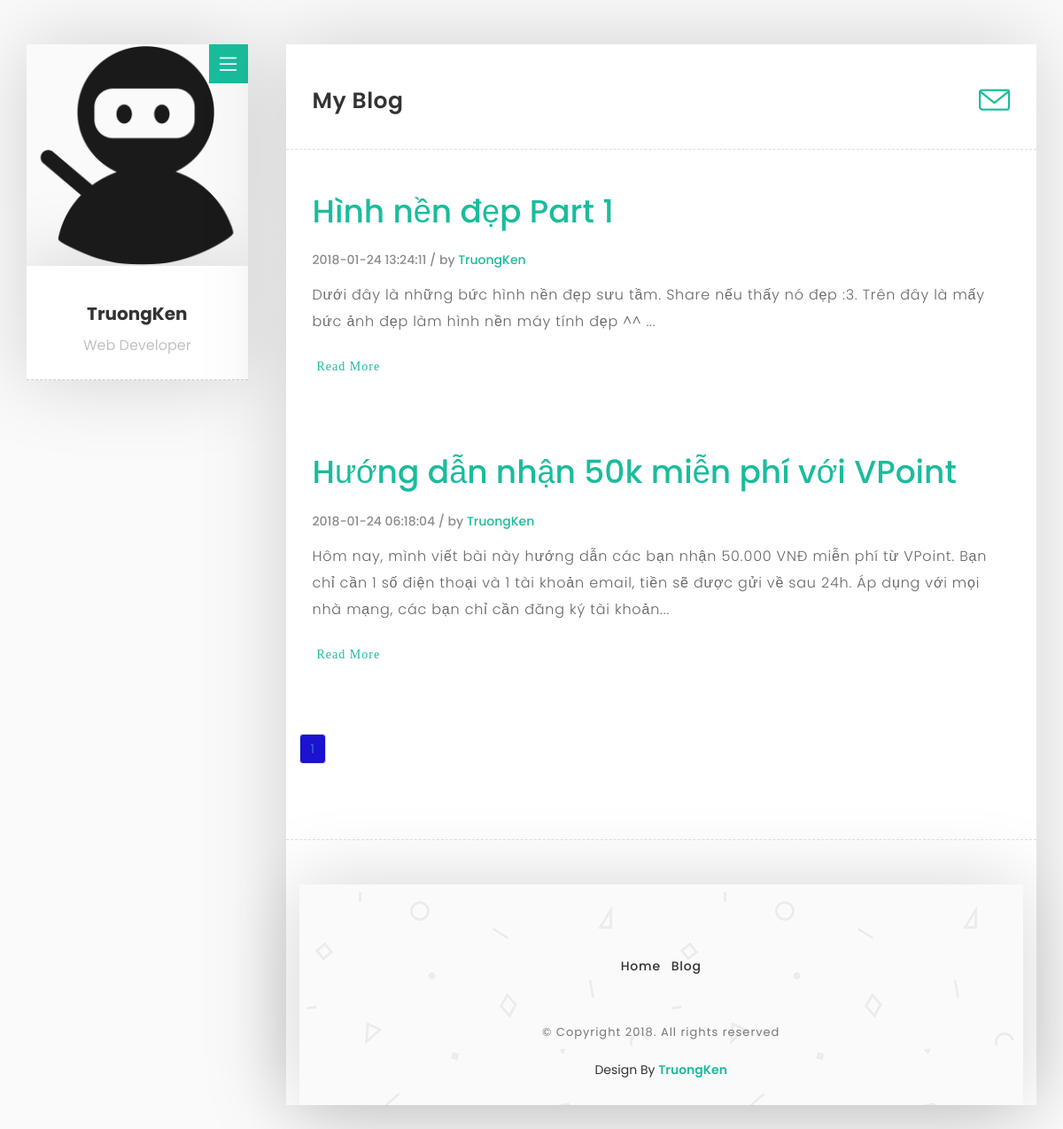
The page /author.php?author_id=1&author_name=TruongKen on the database its author committed.
### tables this page shows
CREATE TABLE IF NOT EXISTS `pages` (
  `page_id` int(11) NOT NULL AUTO_INCREMENT,
  `user_id` int(11) NOT NULL,
  `cat_id` int(11) NOT NULL,
  `page_name` varchar(200) NOT NULL,
  `content` text NOT NULL,
  `position` tinyint(4) NOT NULL,
  `post_on` datetime NOT NULL,
  PRIMARY KEY (`page_id`),
  KEY `user_id` (`user_id`),
  KEY `cat_id` (`cat_id`),
  KEY `post_on` (`post_on`),
  KEY `position` (`position`)
);

CREATE TABLE IF NOT EXISTS `categories` (
  `cat_id` int(11) NOT NULL AUTO_INCREMENT,
  `user_id` int(11) NOT NULL,
  `cat_name` varchar(100) NOT NULL,
  `position` tinyint(4) NOT NULL,
  PRIMARY KEY (`cat_id`)
);

### inc/func.php (called while the page is built, shortened)
<?php
	function the_excerpt($text){
		$xuly = strip_tags($text);
		if(strlen($xuly)<=400){
			return $xuly;
		}else{
			$cutStr = substr($xuly,0,400);
			$word = substr($cutStr,0,strrpos($cutStr," "));
			return $word;
		}
	}
	function getPageByAuther($auther_id,$start,$limit){
		global $dbc;
		$q = "SELECT page_id,page_name, content,post_on,CONCAT(first_name,last_name) AS user_name FROM pages INNER JOIN users ON pages.user_id = users.user_id WHERE users.user_id=$auther_id ORDER BY pages.page_id DESC LIMIT $start,$limit";
        $r = mysqli_query($dbc,$q);
        return $r;
	}
	function getStartAndLimit(){
		global $dbc;
         $limit = 4;
         if(isset($_GET['page']) && filter_var($_GET['page'],FILTER_VALIDATE_INT,array('min_range' => 1))){
            $page = $_GET['page'];
         }else{
            $page = 1;
         }
         $q = "SELECT COUNT(page_id) FROM pages";
         $r = mysqli_query($dbc,$q);
         list($record) = mysqli_fetch_array($r,MYSQLI_NUM);
         if($record>$limit){
            $total_page = ceil($record/$limit);
         }else{
            $total_page = 1;
         }
         $start = ($page-1)*$limit;
         return $sr = array ('start' 		=> $start,
         					 'limit' 		=> $limit,
         					 'page' 		=> $page,
         					 'total_page'	=> $total_page
         					);
	}
 ?>

### author.php (the view, shortened to what this page needs)
<?php require_once 'inc/connect.php'; ?>
<?php require_once 'inc/func.php'; ?>
<?php
    if(isset($_GET['author_id'],$_GET['author_name']) && filter_var($_GET['author_id'],FILTER_VALIDATE_INT,array('min_range'=>1)))
    {
        $author_id  = $_GET['author_id'];
        $author_name = $_GET['author_name'];
    }else{
        chuyenhuong("../");
    }
 ?>
<?php include 'inc/header.php'; ?>
<?php include 'inc/nav.php'; ?>
                <div class="col-md-9 col-lg-9">
                    <div class="col-md-12 page-body">
                        <div class="row">
                            <div class="sub-title">
                                <h2>My Blog</h2>
                                <a href="http://fb.com/truongvp97"><i class="icon-envelope"></i></a>
                            </div>
                            <div class="col-md-12 content-page">
                                <?php
                                    $sr = getStartAndLimit();
                                    $get = getPageByAuther($_GET['author_id'],$sr['start'],$sr['limit']);
                                    if(mysqli_affected_rows($dbc) >0){
                                        while ($data = mysqli_fetch_array($get)) {
                                        echo "<div class='col-md-12 blog-post'>
                                                    <div class='{$data['page_name']}'>
                                                        <a href='single.php?pid={$data['page_id']}&pname={$data['page_name']}'><h1>{$data['page_name']}</h1></a>
                                                    </div>
                                                    <div class='post-info'>
                                                        <span>{$data['post_on']} / by <a href='#' target='_blank'>{$data['user_name']}</a></span>
                                                    </div>
                                                    <p>".the_excerpt($data['content'])."..."."</p>
                                                    <a href='single.php?pid={$data['page_id']}&pname={$data['page_name']}' class='button button-style button-anim fa fa-long-arrow-right'><span>Read More</span></a>
                                            </div>";
                                        }
                                        echo "<ul class='pagination modal-2'>";
                                            for($i=1;$i<=$sr['total_page'];$i++){
                                                if($i == $sr['page']){
                                                    echo "<li><span>".$i."</span></li>";
                                                }else{
                                                    echo "<li><a href='author.php?author_id=$author_id&author_name=$author_name&page=".$i."'>$i</a></li>";
                                                }
                                            }
                                            echo "</ul>";
                                    }else{
                                        echo "<h3>Không có bài viết nào.</h3>";
                                    }
                                 ?>
                            </div>
                        </div>
<?php include 'inc/footer.php'; ?>

### inc/footer.php (shortened to what this page needs)
                    <div class="col-md-12 page-body margin-top-50 footer">
                        <footer>
                            <ul class="menu-link">
                                <ul class="menu-link">
                                    <li><a href="index.php">Home</a></li>
                                    <?php
                                        $q = "SELECT cat_name,cat_id FROM categories";
                                        $r = mysqli_query($dbc,$q);
                                        while($catn = mysqli_fetch_array($r)){
                                            echo "<li><a href='category.php?cid={$catn['cat_id']}&cname={$catn['cat_name']}'>".$catn['cat_name']."</a></li>";
                                        }
                                     ?>
                                </ul>
                            </ul>
                            <p>© Copyright 2018. All rights reserved</p>
                            <div class="uipasta-credit">Design By <a href="http://fb.com/truongvp97" target="_blank">TruongKen</a></div>
                        </footer>
                    </div>
                </div>
            </div>
        </div>
    </div>
</body>
</html>

### css/style.css (style rules this page uses)
body { font-family: "Poppins", sans-serif; background: #fafafa !important; }
html { position: relative; min-height: 100%; }
a { text-decoration: none !important; color: #1abc9c; }
p { font-size: 14px; font-family: "Poppins", sans-serif; }
.page-body { background: #ffffff; box-shadow: -2px -1px 88px 0px rgba(0,0,0,0.17); }
.sub-title { padding: 30px; }
.sub-title h2 { display: inline-block; font-size: 25px; letter-spacing: 0.5px; font-weight: 600; }
.sub-title i { float: right; font-size: 35px; margin-top: 15px; }
.content-page { padding-top: 30px; padding-bottom: 60px; border-top: 1px dashed #dedede; border-bottom: 1px dashed #dedede; }
.button { border: none; font-family: inherit; font-size: 16px; color: inherit; background: none; cursor: pointer; padding: 10px 60px; padding-left: 0px; display: inline-block; margin: 8px 30px; margin-left: 5px; letter-spacing: 1px; font-weight: 600; outline: none; position: relative; -webkit-transition: all 0.3s; -moz-transition: all 0.3s; transition: all 0.3s; }
.button:after { content: ''; position: absolute; z-index: -1; -webkit-transition: all 0.3s; -moz-transition: all 0.3s; transition: all 0.3s; }
.button:before { font-family: 'FontAwesome'; speak: none; font-style: normal; font-weight: normal; font-variant: normal; text-transform: none; line-height: 1; position: relative; -webkit-font-smoothing: antialiased; }
.button-style { color: #1abc9c; overflow: hidden; }
.button-style:before { position: absolute; font-size: 27px; line-height: 38px; color: #1abc9c; -webkit-transition: all 0.3s; -moz-transition: all 0.3s; transition: all 0.3s; }
.button-anim:before { left: 60%; opacity: 0; top: 0; }
.menu-link { list-style: none; padding: 25px; margin: 0; text-align: center; }
.menu-link:before, .menu-link:after { content: " "; display: table; }
.menu-link:after { clear: both; }
.menu-link li { display: inline-block; margin: 2px 4px; }
.menu-link li a { display: block; color: #333333; text-align: center; font-size: 13px; transition: all 0.3s ease-in-out; }
div.blog-post { display: none; margin-bottom: 50px; }
.blog-post .post-info { font-size: 14px; line-height: 30px; font-weight: 500; padding: 10px 0; color: #8c8c8c; }
.blog-post p { font-size: 16px; line-height: 30px; color: #696868; font-weight: 300; letter-spacing: 0.8px; font-family: "Poppins", sans-serif; }
.footer { background: url(../images/bg/pattern-bg.png); background-repeat: repeat; text-align: center; padding: 30px 0; margin-top: 10px; }
.footer p { color: #797878; font-size: 13px; line-height: 25px; padding: 0px 15px; letter-spacing: 1px; }
.footer li a { font-size: 14px; font-weight: 500; letter-spacing: 0.8px; }
.margin-top-50 { margin-top: 50px !important; }
.uipasta-credit { color: #333333; text-align: center; margin-top: 20px; }
.uipasta-credit a { color: #1abc9c; font-weight: 600; }

### css/truong.css (style rules this page uses)
.pagination { list-style: none; display: inline-block; padding: 0; margin-top: 10px; }
.pagination li { display: inline; text-align: center; }
.pagination>li>span { background: #1B12D2; }

### rows shown on the page
pages: page_name "Hình nền đẹp Part 1", post_on "2018-01-24 13:24:11", user_name "TruongKen", content "Dưới đây là những bức hình nền đẹp sưu tầm. Share nếu thấy nó đẹp :3. Trên đây là mấy bức ảnh đẹp làm hình nền máy tính đẹp ^^"
pages: page_name "Hướng dẫn nhận 50k miễn phí với VPoint", post_on "2018-01-24 06:18:04", user_name "TruongKen", content "Hôm nay, mình viết bài này hướng dẫn các bạn nhận 50.000 VNĐ miễn phí từ VPoint. Bạn chỉ cần 1 số điện thoại và 1 tài khoản email, tiền sẽ được gửi về sau 24h. Áp dụng với mọi nhà mạng, các bạn chỉ cần đăng ký tài khoản"
categories: cat_name "Blog"
